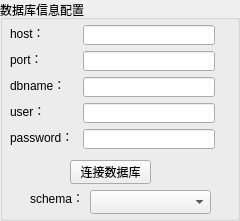
   <widget class="QGroupBox" name="groupBox_12">
    <property name="geometry">
     <rect>
      <x>30</x>
      <y>30</y>
      <width>240</width>
      <height>221</height>
     </rect>
    </property>
    <property name="title">
     <string>数据库信息配置</string>
    </property>
    <widget class="QLabel" name="label_54">
     <property name="geometry">
      <rect>
       <x>10</x>
       <y>25</y>
       <width>38</width>
       <height>16</height>
      </rect>
     </property>
     <property name="text">
      <string>host：</string>
     </property>
    </widget>
    <widget class="QLabel" name="label_58">
     <property name="geometry">
      <rect>
       <x>10</x>
       <y>51</y>
       <width>37</width>
       <height>16</height>
      </rect>
     </property>
     <property name="text">
      <string>port：</string>
     </property>
    </widget>
    <widget class="QLabel" name="label_59">
     <property name="geometry">
      <rect>
       <x>10</x>
       <y>77</y>
       <width>60</width>
       <height>16</height>
      </rect>
     </property>
     <property name="text">
      <string>dbname：</string>
     </property>
    </widget>
    <widget class="QLabel" name="label_60">
     <property name="geometry">
      <rect>
       <x>10</x>
       <y>103</y>
       <width>37</width>
       <height>16</height>
      </rect>
     </property>
     <property name="text">
      <string>user：</string>
     </property>
    </widget>
    <widget class="QLabel" name="label_61">
     <property name="geometry">
      <rect>
       <x>10</x>
       <y>129</y>
       <width>67</width>
       <height>16</height>
      </rect>
     </property>
     <property name="text">
      <string>password：</string>
     </property>
    </widget>
    <widget class="QLineEdit" name="dbHostEdit">
     <property name="geometry">
      <rect>
       <x>83</x>
       <y>25</y>
       <width>132</width>
       <height>20</height>
      </rect>
     </property>
    </widget>
    <widget class="QLineEdit" name="dbPortEdit">
     <property name="geometry">
      <rect>
       <x>83</x>
       <y>51</y>
       <width>132</width>
       <height>20</height>
      </rect>
     </property>
    </widget>
    <widget class="QLineEdit" name="dbNameEdit">
     <property name="geometry">
      <rect>
       <x>83</x>
       <y>77</y>
       <width>132</width>
       <height>20</height>
      </rect>
     </property>
    </widget>
    <widget class="QLineEdit" name="dbUserEdit">
     <property name="geometry">
      <rect>
       <x>83</x>
       <y>103</y>
       <width>132</width>
       <height>20</height>
      </rect>
     </property>
    </widget>
    <widget class="QLineEdit" name="dbPwdEdit">
     <property name="geometry">
      <rect>
       <x>83</x>
       <y>129</y>
       <width>132</width>
       <height>20</height>
      </rect>
     </property>
    </widget>
    <widget class="QComboBox" name="dbSchemaComboBox">
     <property name="geometry">
      <rect>
       <x>90</x>
       <y>190</y>
       <width>121</width>
       <height>24</height>
      </rect>
     </property>
    </widget>
    <widget class="QLabel" name="label_62">
     <property name="geometry">
      <rect>
       <x>30</x>
       <y>190</y>
       <width>56</width>
       <height>16</height>
      </rect>
     </property>
     <property name="text">
      <string>schema：</string>
     </property>
    </widget>
    <widget class="QPushButton" name="connectDbButton">
     <property name="geometry">
      <rect>
       <x>70</x>
       <y>160</y>
       <width>81</width>
       <height>24</height>
      </rect>
     </property>
     <property name="text">
      <string>连接数据库</string>
     </property>
    </widget>
   </widget>
